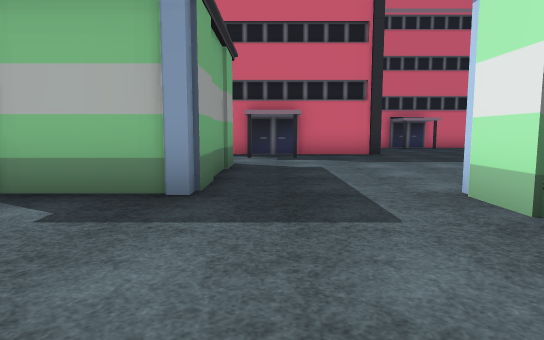
View 1 (above)

24 first-person views from a walk through a Unity game level. The camera is 1.2 m above the floor, tilts 6° down and sees 75° across. The floor is counted in squares, 2 m on a side. Each view is taken from the middle of a square. On the plan, view 1 faces up. The plan holds only what a view shows up to about 10 squares ahead; the rest is blank. The place goes on beyond the plan. Some surface patterns are stand-ins.

View 2
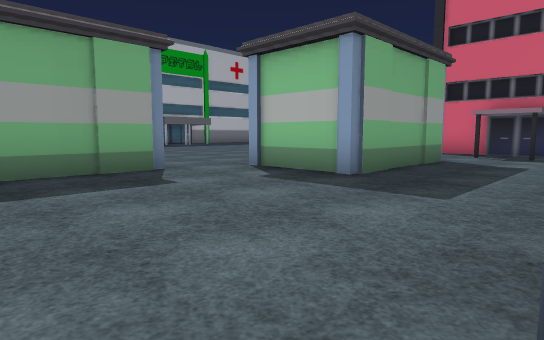

View 3
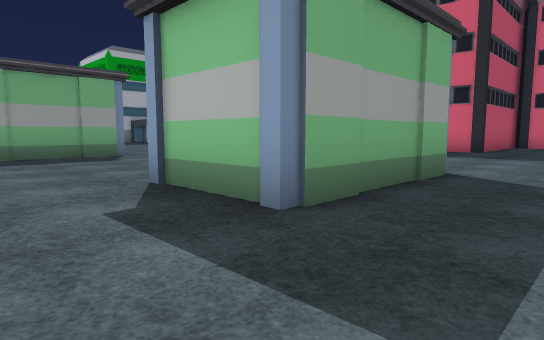

View 4
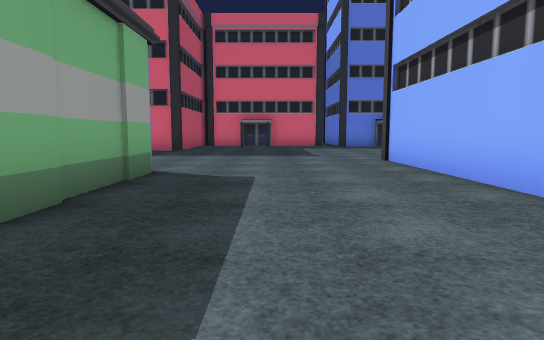

View 5
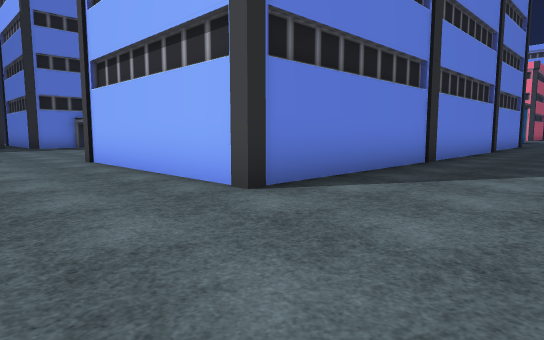

View 6
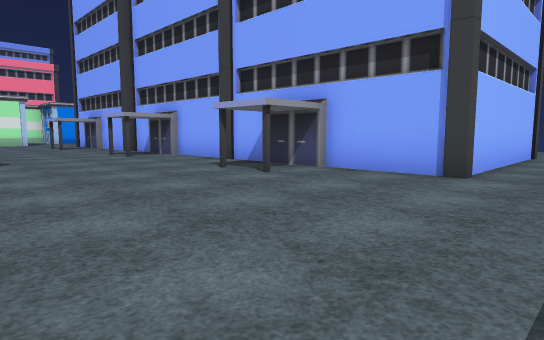

View 7
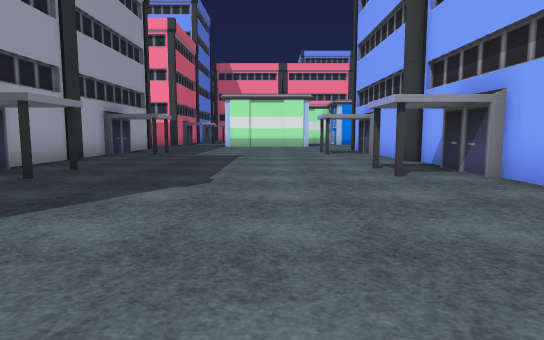

View 8
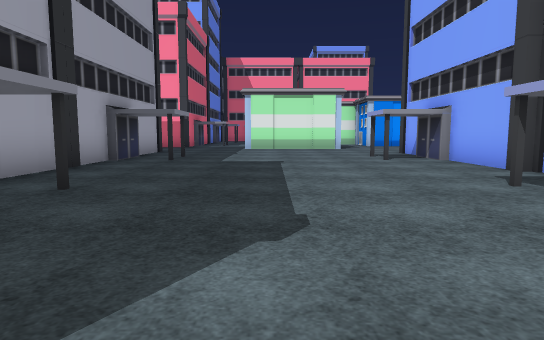

View 9
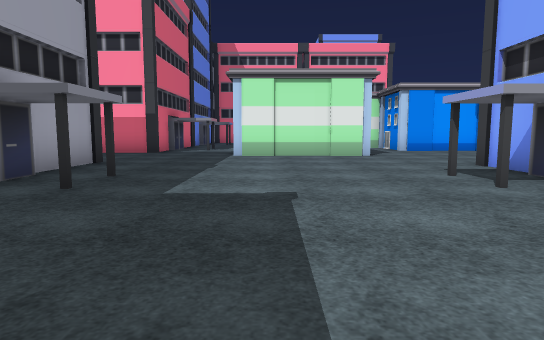

View 10
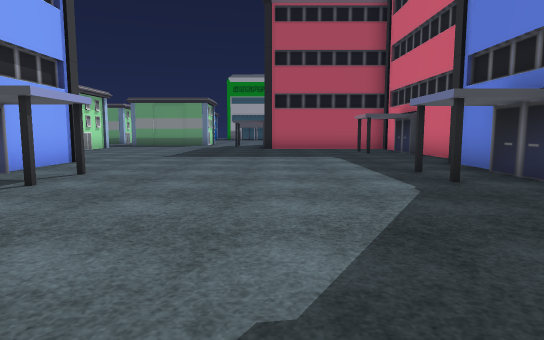

View 11
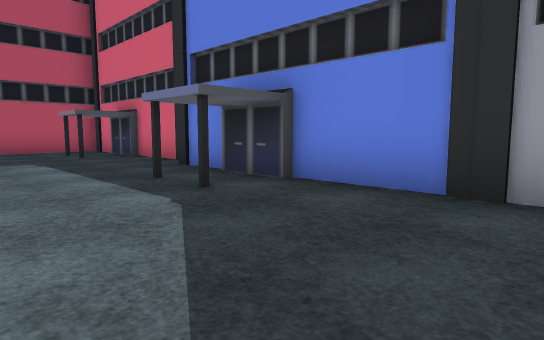

View 12
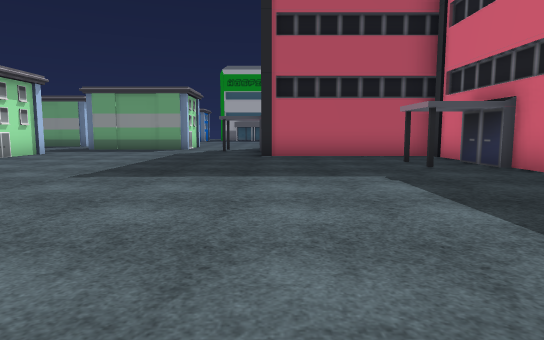

View 13
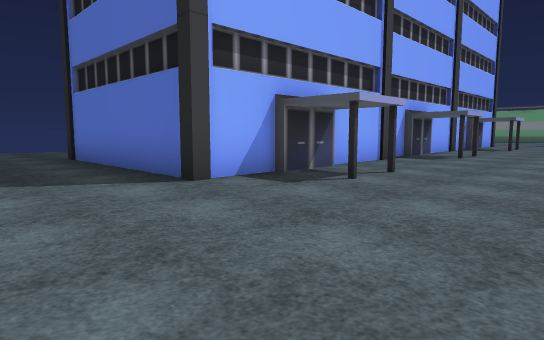

View 14
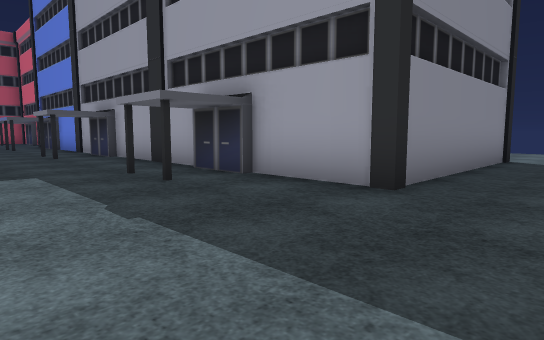

View 15
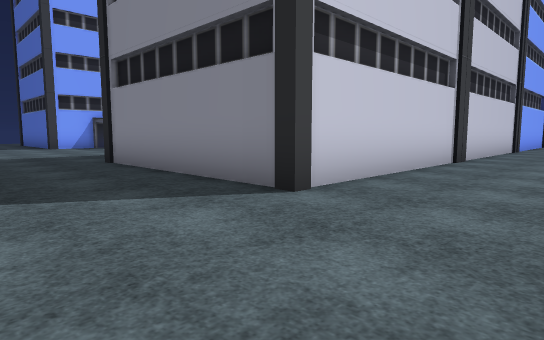

View 16
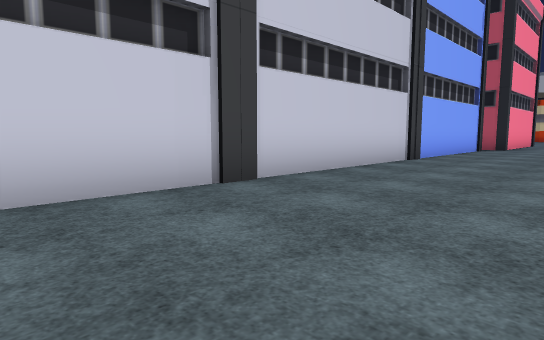

View 17
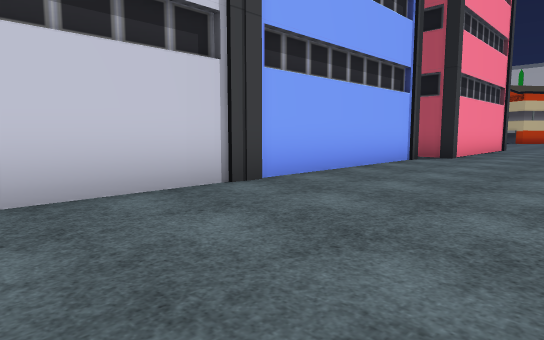

View 18
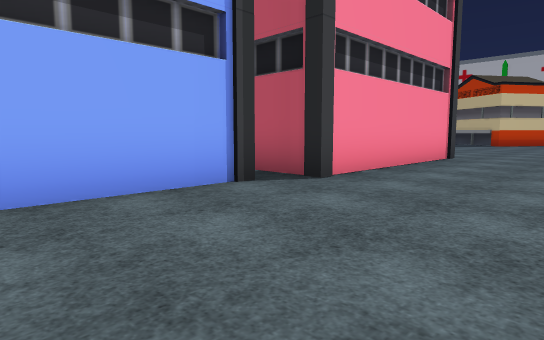

View 19
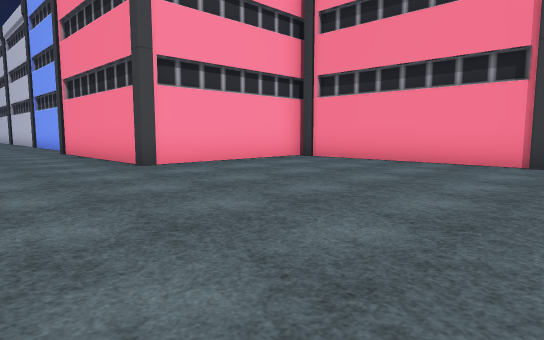

View 20
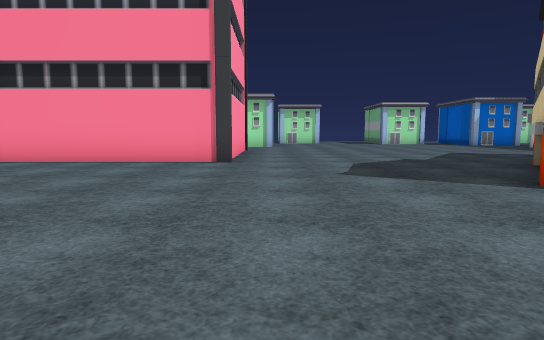

View 21
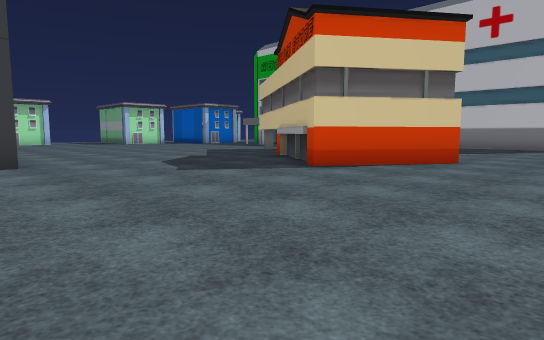

View 22
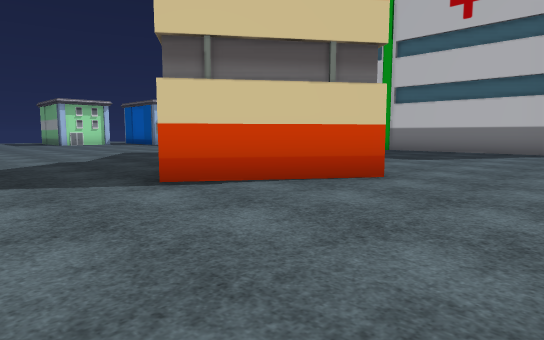

View 23
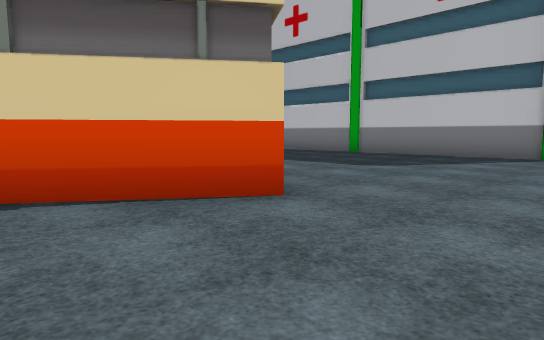

View 24
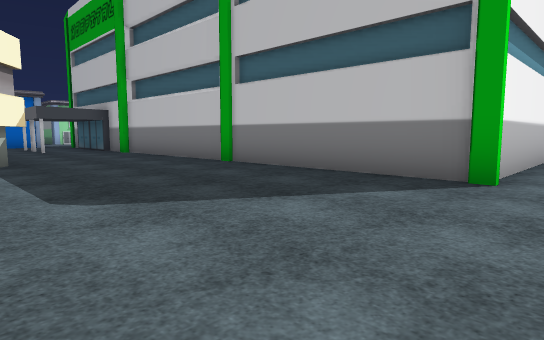

### Floor plan
Points are (right, up) in squares from view 1. A wall is a line through its corners. A room is listed if a view was taken in it or the views show most of it. See-through windows are left out.
Room 1 (view 1)
walls: (-3.5, 2) (-3.5, -0.8); (1.9, 2.4) (1.9, 3.5); (-0.7, 4.5) (-0.7, 3.5) (-3, 3.5)
ways out: opening at (-0.7, 3.3) to room 2; opening at (0.5, -1.5) to room 2
Room 2 (views 2, 3, 4, 5, 6, 7, 8, 9, 10, 11, 12, 13, 14, 15, 16, 17, 18, 19, 20, 21, 22, 23, 24)
walls: (6, 13.9) (4.6, 13.9); (4.4, 14.1) (2.9, 14.1) (2.9, 9.8) (0.6, 9.8); (8.1, 14.1) (5.9, 14.1); (3.2, 14.5) (3.2, 19.1) (8.2, 19.1) (8.2, 17.7); (10.2, 13.6) (8.9, 13.6); (0.7, 9.6) (-0.6, 9.6); (11.9, 13.4) (10.4, 13.4); (-0.6, 9.8) (-1.5, 9.8); (10.7, 6.1) (12, 6.1); (4.2, 3.6) (4.2, 0.1) (1.7, 0.1); (-0.7, 7) (-0.7, 4.5); (8.9, 18.6) (24.2, 18.6) (24.2, 13.6) (22, 13.6); (-2.1, 12.1) (-2.1, 14.8) (3, 14.8); (12.4, 5.9) (15.9, 5.9); (1.9, 3.5) (3.5, 3.5); (14.6, 13.6) (11.7, 13.6); (15.7, 6.1) (17.1, 6.1); (17, 13.4) (15.5, 13.4); (17, 5.9) (18.5, 5.9); (18.4, 6.1) (20.7, 6.1); (-6.8, 17.2) (-7.3, 16.6); (-7.5, 16.3) (-8.1, 15.5); (20.7, 13.6) (16.9, 13.6); (17.4, 0.9) (8.5, 0.9) (8.5, 5.9) (10.7, 5.9); (20.6, 6.3) (22.1, 6.3); (22.1, 13.4) (20.6, 13.4); (22, 6.1) (23.5, 6.1) (23.5, 1); (-8.5, 19.7) (-6.1, 18) (-8.2, 15); (-12.5, 13.9) (-12, 14.7); (26.2, 7.4) (26.2, 11); (-19.5, 20.9) (-15.7, 20.9) (-15.7, 12.4)
ways out: opening at (-0.7, 3.3) to room 1; opening at (0.5, -1.5) to room 1

Positions as (right, up) in squares from view 1, and headings:
1: (0, 0), facing up
2: (2, -1), facing up-left
3: (6, -2), facing up-left
4: (6, -2), facing up
5: (6, -2), facing up-right
6: (7, 11), facing down-right
7: (11, 9), facing right
8: (13, 10), facing right
9: (17, 10), facing right
10: (16, 10), facing left
11: (15, 10), facing up-left
12: (12, 10), facing left
13: (26, 10), facing down-left
14: (26, 10), facing up-left
15: (27, 21), facing down-left
16: (22, 22), facing down-left
17: (17, 22), facing down-left
18: (12, 22), facing down-left
19: (-3, 22), facing down-right
20: (-3, 22), facing down
21: (-1, 22), facing down-left
22: (-4, 22), facing down-left
23: (-6, 22), facing down-left
24: (-11, 22), facing down-left
